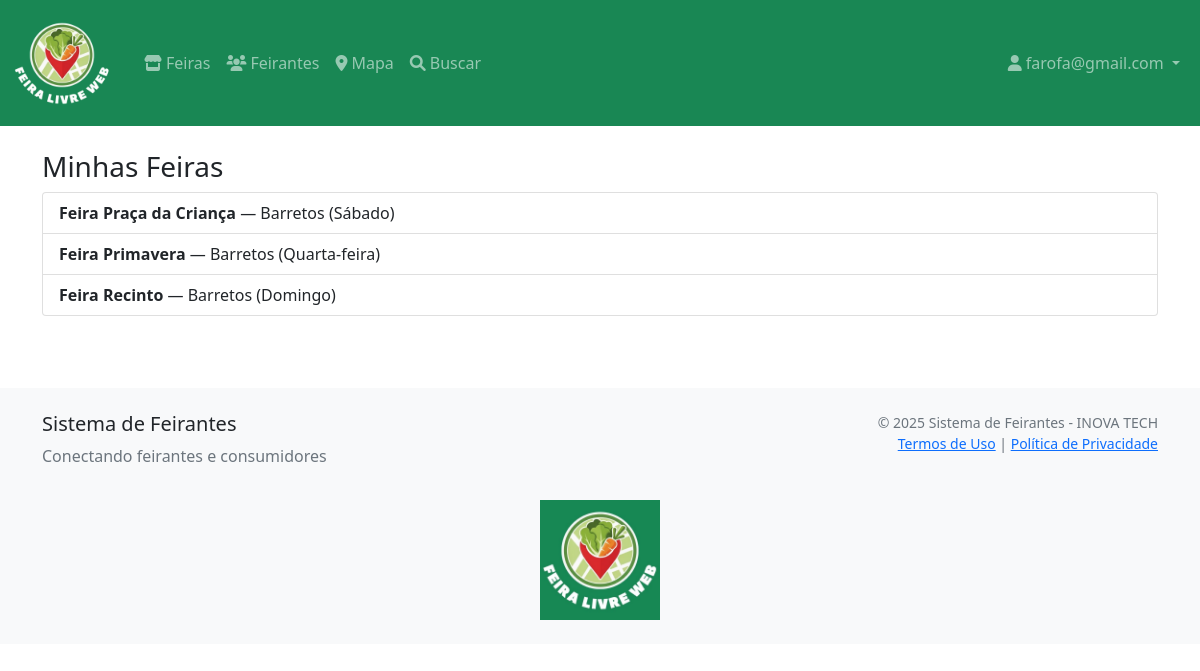
The page /feirantes/painel/minhas-feiras/ (signed in) on the database its author committed.
### feirantes/models.py (models this page shows, shortened)
class Feira(models.Model):
    DIAS_SEMANA = [
        ('segunda', 'Segunda-feira'),
        ('terca', 'Terça-feira'),
        ('quarta', 'Quarta-feira'),
        ('quinta', 'Quinta-feira'),
        ('sexta', 'Sexta-feira'),
        ('sabado', 'Sábado'),
        ('domingo', 'Domingo'),
        ('segunda_quarta', 'Segunda e Quarta'),
        ('terca_quinta', 'Terça e Quinta'),
        ('segunda_quinta', 'Segunda a Quinta'),
        ('segunda_sexta', 'Segunda a Sexta'),
        ('sabado_domingo', 'Finais de Semana'),
        ('todos_dias', 'Todos os dias'),
    ]
    nome = models.CharField(max_length=200)
    endereco = models.TextField()
    cidade = models.CharField(max_length=100)
    estado = models.CharField(max_length=2)
    cep = models.CharField(max_length=9, blank=True)
    latitude = models.DecimalField(
        max_digits=10, decimal_places=7, blank=True, null=True)
    longitude = models.DecimalField(
        max_digits=10, decimal_places=7, blank=True, null=True)
    dias_funcionamento = models.CharField(
        max_length=20, choices=DIAS_SEMANA, default='sabado')
    horario_funcionamento = models.CharField(
        max_length=100, blank=True, help_text="Ex: 7h às 12h")
    ativa = models.BooleanField(default=True)
    criado_em = models.DateTimeField(auto_now_add=True)
    atualizado_em = models.DateTimeField(auto_now=True)
    class Meta:
        verbose_name = 'Feira'
        verbose_name_plural = 'Feiras'
        ordering = ['nome']
    def get_dias_funcionamento_display(self):
        return dict(self.DIAS_SEMANA).get(self.dias_funcionamento, '')

### feirantes/views.py (the view)
# urls.py: path('painel/minhas-feiras/', login_required(views.minhas_feiras,
@login_required
def minhas_feiras(request):
    feirante = request.user.feirante
    feiras = feirante.feiras.all()
    return render(request, 'feirantes/painel/minhas_feiras.html',
                  {'feiras': feiras})

### feirantes/templates/feirantes/painel/minhas_feiras.html
{% extends 'feirantes/base.html' %}
{% block content %}
<div class="container">
  <h3>Minhas Feiras</h3>
  {% if feiras %}
    <ul class="list-group">
      {% for f in feiras %}
        <li class="list-group-item">
          <strong>{{ f.nome }}</strong> — {{ f.cidade }} ({{ f.get_dias_funcionamento_display }})
        </li>
      {% endfor %}
    </ul>
  {% else %}
    <p>Você ainda não participa de nenhuma feira.</p>
  {% endif %}
</div>
{% endblock %}

### feirantes/templates/feirantes/base.html (shortened to what this page needs)
{% load static %}
{% include 'feirantes/mensagens.html' %}
<!DOCTYPE html>
<html lang="pt-br">
<head>
    <link rel="stylesheet" href="https://unpkg.com/leaflet@1.7.1/dist/leaflet.css" />
    <link href="https://cdn.jsdelivr.net/npm/bootstrap@5.1.3/dist/css/bootstrap.min.css" rel="stylesheet">
    <link href="https://cdnjs.cloudflare.com/ajax/libs/font-awesome/6.0.0/css/all.min.css" rel="stylesheet">
</head>
<body>
    <nav class="navbar navbar-expand-lg navbar-dark bg-success">
        <div class="container-fluid">
            <a class="navbar-brand d-flex align-items-center" href="{% url 'feirantes:lista_feiras' %}">
                <img src="{% static 'global/img/logo_fundoBranco.png' %}" alt="Logo Feira" width="100" height="100"
                    class="me-2 rounded-circle">
            </a>
            <div class="collapse navbar-collapse" id="navbarNav">
                <ul class="navbar-nav me-auto">
                    <li class="nav-item">
                        <a class="nav-link" href="{% url 'feirantes:lista_feiras' %}">
                            <i class="fas fa-store me-1"></i>Feiras
                        </a>
                    <li class="nav-item">
                        <a class="nav-link" href="{% url 'feirantes:listar' %}">
                            <i class="fas fa-users me-1"></i>Feirantes
                        </a>
                    </li>
                    <li class="nav-item">
                        <a class="nav-link" href="{% url 'feirantes:mapa' %}">
                            <i class="fas fa-map-marker-alt me-1"></i>Mapa
                        </a>
                    </li>
                    <li class="nav-item">
                        <a class="nav-link" href="{% url 'feirantes:buscar' %}">
                            <i class="fas fa-search me-1"></i>Buscar
                        </a>
                    </li>
                </ul>
                <ul class="navbar-nav">
                    {% if user.is_authenticated %}
                    <li class="nav-item dropdown">
                        <a class="nav-link dropdown-toggle" href="#" id="navbarDropdown" role="button"
                            data-bs-toggle="dropdown">
                            <i class="fas fa-user me-1"></i>{{ user.username }}
                        </a>
                    </li>
                    {% endif %}
                </ul>
            </div>
        </div>
    </nav>
    <main class="container-fluid py-4">
        {% block content %}{% endblock %}
    </main>
    <footer class="bg-light mt-5 py-4">
        <div class="container text-center">
            <div class="row">
                <div class="col-md-6 text-md-start mb-3 mb-md-0">
                    <h5>Sistema de Feirantes</h5>
                    <p class="text-muted">Conectando feirantes e consumidores</p>
                </div>
                <div class="col-md-6 text-md-end">
                    <small class="text-muted">
                        &copy; 2025 Sistema de Feirantes - INOVA TECH
                        <br>
                        <a href="{% url 'feirantes:termos_uso' %}">Termos de Uso</a> |
                        <a href="{% url 'feirantes:politica_privacidade' %}">Política de Privacidade</a>
                    </small>
                </div>
            </div>
            <div class="mt-3">
                <a href="{% url 'feirantes:lista_feiras' %}">
                    <img src="{% static 'global/img/logo_fundo_verde.jpg' %}" alt="Logo Feira" width="120" height="120">
                </a>
            </div>
        </div>
    </footer>
</body>
</html>

### rows shown on the page
Feira: nome "Feira Praça da Criança", cidade "Barretos", dias_funcionamento "Sábado"
Feira: nome "Feira Primavera", cidade "Barretos", dias_funcionamento "Quarta-feira"
Feira: nome "Feira Recinto", cidade "Barretos", dias_funcionamento "Domingo"

### other values the page prints
{{ user.username }} "farofa@gmail.com"
